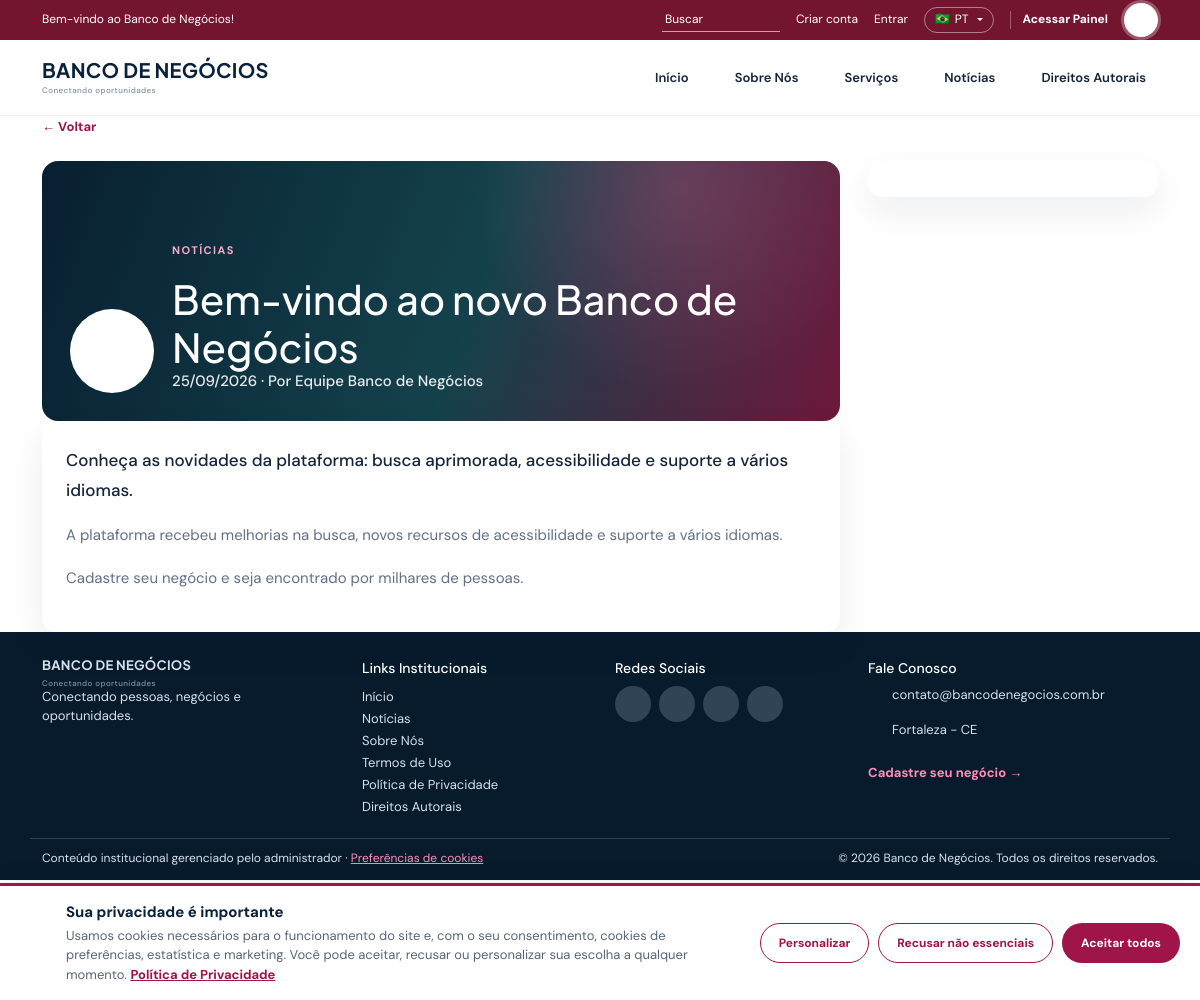
Page /noticia.php?slug=bem-vindo-ao-novo-banco-de-negocios on the committed database.
### tables this page shows
CREATE TABLE IF NOT EXISTS idiomas (
  id INT AUTO_INCREMENT PRIMARY KEY,
  codigo VARCHAR(10) NOT NULL UNIQUE,
  nome VARCHAR(60) NOT NULL,
  bandeira VARCHAR(16) NOT NULL DEFAULT '',
  padrao TINYINT(1) NOT NULL DEFAULT 0,
  ativo TINYINT(1) NOT NULL DEFAULT 1,
  ordem INT NOT NULL DEFAULT 0
);

CREATE TABLE IF NOT EXISTS menu_itens (
  id INT AUTO_INCREMENT PRIMARY KEY,
  titulo VARCHAR(120) NOT NULL,
  url VARCHAR(255) NOT NULL,
  parent_id INT NULL,
  ordem INT NOT NULL DEFAULT 0,
  status TINYINT(1) NOT NULL DEFAULT 1,
  criado_em TIMESTAMP DEFAULT CURRENT_TIMESTAMP,
  FOREIGN KEY(parent_id) REFERENCES menu_itens(id) ON DELETE CASCADE
);

CREATE TABLE IF NOT EXISTS noticias (
  id INT AUTO_INCREMENT PRIMARY KEY,
  titulo VARCHAR(200) NOT NULL,
  slug VARCHAR(220) NOT NULL UNIQUE,
  resumo VARCHAR(400) NULL,
  conteudo LONGTEXT NOT NULL,
  imagem VARCHAR(255) NULL,
  autor VARCHAR(120) NULL,
  destaque TINYINT(1) NOT NULL DEFAULT 0,
  status TINYINT(1) NOT NULL DEFAULT 1,
  publicado_em DATETIME NOT NULL DEFAULT CURRENT_TIMESTAMP,
  criado_em TIMESTAMP DEFAULT CURRENT_TIMESTAMP
);

CREATE TABLE IF NOT EXISTS redes_sociais (
  id INT AUTO_INCREMENT PRIMARY KEY,
  rede VARCHAR(30) NOT NULL,
  nome VARCHAR(60) NOT NULL,
  url VARCHAR(255) NOT NULL,
  ordem INT NOT NULL DEFAULT 0,
  ativo TINYINT(1) NOT NULL DEFAULT 1
);

### noticia.php (the view, shortened to what the rows shown need)
<?php
require_once __DIR__ . '/config/database.php';
require_once __DIR__ . '/includes/functions.php';
$slug = trim((string)($_GET['slug'] ?? ''));
$news = $pdo ? db_one($pdo, 'SELECT * FROM noticias WHERE slug=? AND status=1 AND publicado_em<=NOW()', [$slug]) : null;
$sidebarTitle = t('news.others');
$title = $news['titulo'] ?? t('page.not_found');
include __DIR__ . '/includes/header.php';
?>
<main id="conteudo" class="container inner-page profile-page">
  <div class="profile-layout">
    <article>
      <div class="profile-hero" style="<?= !empty($news['imagem']) ? "background-image:linear-gradient(90deg,rgba(8,31,49,.88),rgba(8,31,49,.2)),url('" . e($news['imagem']) . "')" : '' ?>">
        <div>
          <p class="eyebrow"><?= e(t('news.eyebrow')) ?></p>
          <h1><?= e($title) ?></h1>
          <?php if ($news): ?><strong><?= e(date('d/m/Y', strtotime($news['publicado_em']))) ?><?= !empty($news['autor']) ? ' · ' . e(t('news.by', ['autor' => $news['autor']])) : '' ?></strong><?php endif; ?>
        </div>
      </div>
      <div class="profile-body page-content">
        <?php if ($news): ?>
          <?php if (!empty($news['resumo'])): ?><p class="lead-text"><?= e($news['resumo']) ?></p><?php endif; ?>
          <?= safe_html($news['conteudo']) ?>
        <?php else: ?>
          <p><?= e(t('page.not_found_text')) ?></p>
        <?php endif; ?>
      </div>
    </article>
  </div>
</main>
<?php include __DIR__ . '/includes/footer.php'; ?>

### includes/header.php (shortened to what the rows shown need)
<?php
require_once __DIR__ . '/functions.php';
$pdo = $pdo ?? null;
$lang = current_lang();
$siteName = setting($pdo, 'site_name', 'Banco de Negócios');
$siteTopbar = tc('topbar_text', setting($pdo, 'topbar_text', 'Bem-vindo ao Banco de Negócios!'));
$siteTagline = tc('site_tagline', setting($pdo, 'site_tagline', 'Conectando oportunidades'));
$siteLogo = setting($pdo, 'site_logo', '');
$siteCompactLogo = setting($pdo, 'site_logo_compacto', '');
$sitePages = page_settings($pdo);
$menuItems = get_menu_items($pdo);
$navTheme = setting($pdo, 'nav_theme', 'light');
$languages = get_languages($pdo);
$currentLanguage = $languages[0];
foreach ($languages as $l) if ($l['codigo'] === $lang) $currentLanguage = $l;
$menuParents = array_values(array_filter($menuItems, fn($i) => empty($i['parent_id'])));
$isHome = basename($_SERVER['SCRIPT_NAME'] ?? '') === 'index.php';
?><!doctype html>
<html lang="<?= e(html_lang()) ?>">
<head>
<link href="https://cdn.jsdelivr.net/npm/bootstrap@5.3.8/dist/css/bootstrap.min.css" rel="stylesheet">
<link rel="stylesheet" href="assets/css/style.css?v=6">
</head>
<body class="<?= $isHome ? 'is-home' : 'is-inner' ?>" data-lang="<?= e(html_lang()) ?>">
<div class="topbar">
  <div class="container topbar-inner">
    <span class="topbar-text"><?= e($siteTopbar) ?></span>
    <div class="top-actions">
      <form class="quick-search" action="categoria.php" role="search">
        <button aria-label="<?= e(t('search.button')) ?>"><?= svg_icon('busca', 'icon-sm') ?></button>
      </form>
      <a href="cadastro.php" data-signup-open><?= e(t('top.create_account')) ?></a>
      <a href="admin/index.php"><?= e(t('top.login')) ?></a>
      <?php if (count($languages) > 1): ?>
      <div class="dropdown lang-control">
        <button class="lang-toggle dropdown-toggle" type="button" data-bs-toggle="dropdown" aria-expanded="false" aria-label="<?= e(t('top.language')) ?>: <?= e($currentLanguage['nome']) ?>">
          <span aria-hidden="true"><?= e($currentLanguage['bandeira'] ?: '🌐') ?></span> <?= e(strtoupper($currentLanguage['codigo'])) ?>
        </button>
      </div>
      <?php endif; ?>
      <a class="panel-link" href="admin/index.php"><?= e(t('top.panel')) ?></a>
      <button class="access-trigger" type="button" data-a11y-toggle aria-expanded="false" aria-controls="a11yFloating" aria-label="<?= e(t('top.accessibility')) ?>" title="<?= e(t('top.accessibility')) ?>">
      </button>
    </div>
  </div>
</div>
<header class="site-header">
  <div class="container header-inner">
    <a class="brand" href="index.php">
      <?php if ($siteLogo): ?>
        <picture><source media="(max-width:520px)" srcset="<?= e($siteCompactLogo ?: $siteLogo) ?>"><img src="<?= e($siteLogo) ?>" alt="<?= e($siteName) ?>" class="site-logo"></picture>
      <?php else: ?>
        <strong><?= e(mb_strtoupper($siteName)) ?></strong>
      <?php endif; ?>
      <small><?= e($siteTagline) ?></small>
    </a>
    <nav class="nav-theme-<?= e($navTheme) ?>" aria-label="Navegação principal">
      <?php foreach ($menuParents as $item):
        $active = is_current_url($item['url']);
        $menuTitle = tc('menu.' . $item['id'], $item['titulo']);
      ?>
      <div class="nav-item<?= $item['has_children'] ? ' has-children dropdown' : '' ?>">
        <a href="<?= e($item['url']) ?>" class="<?= $active ? 'active' : '' ?><?= $item['has_children'] ? ' dropdown-toggle' : '' ?>"<?= $item['has_children'] ? ' data-bs-toggle="dropdown" aria-expanded="false"' : '' ?><?= $active ? ' aria-current="page"' : '' ?>><?= e($menuTitle) ?></a>
      </div>
      <?php endforeach; ?>
    </nav>
  </div>
</header>

### includes/footer.php (shortened to what the rows shown need)
<?php
$pdo = $pdo ?? null;
$footerName = setting($pdo, 'site_name', 'Banco de Negócios');
$footerLogo = setting($pdo, 'site_logo', '');
$footerShowLogo = setting($pdo, 'footer_show_logo', '1') === '1';
$footerSlogan = tc('footer_slogan', setting($pdo, 'footer_slogan', 'Conectando pessoas, negócios e oportunidades.'));
$footerEmail = setting($pdo, 'footer_email', 'contato@bancodenegocios.com.br');
$footerAddress = setting($pdo, 'footer_address', 'Fortaleza - CE');
$footerCtaText = tc('footer_cta_text', setting($pdo, 'footer_cta_text', '')) ?: t('footer.cta');
$footerCtaLink = setting($pdo, 'footer_cta_link', 'cadastro.php');
$footerBottom = tc('footer_bottom_text', setting($pdo, 'footer_bottom_text', 'Conteúdo institucional gerenciado pelo administrador'));
$footerCopyright = tc('footer_copyright', setting($pdo, 'footer_copyright', ''));
$footerTitles = [
    'links' => tc('footer_title_links', setting($pdo, 'footer_title_links', '')) ?: t('footer.links'),
    'social' => tc('footer_title_social', setting($pdo, 'footer_title_social', '')) ?: t('footer.social'),
    'contact' => tc('footer_title_contact', setting($pdo, 'footer_title_contact', '')) ?: t('footer.contact'),
];
$footerLinks = [];
if (!$footerLinks) {
    $footerLinks[] = ['titulo' => t('nav.home'), 'url' => 'index.php'];
    $footerLinks[] = ['titulo' => t('news.title'), 'url' => 'noticias.php'];
    foreach (page_settings($pdo) as $page) $footerLinks[] = ['titulo' => $page['titulo'], 'url' => 'pagina.php?slug=' . urlencode($page['slug'])];
}
$socials = get_social_links($pdo);
$cookieText = tc('cookie_text', setting($pdo, 'cookie_text', '')) ?: t('cookie.text');
$cookiePolicy = setting($pdo, 'cookie_policy_url', 'pagina.php?slug=politica-de-privacidade');
$cookieVersion = setting($pdo, 'cookie_version', '1');
?>
<footer class="site-footer">
  <div class="container footer-grid">
    <div>
      <?php if ($footerLogo && $footerShowLogo): ?>
        <img class="site-logo footer-logo" src="<?= e($footerLogo) ?>" alt="<?= e($footerName) ?>">
      <?php else: ?>
        <a class="brand brand-light" href="index.php"><strong><?= e(mb_strtoupper($footerName)) ?></strong><small><?= e(tc('site_tagline', setting($pdo, 'site_tagline', 'Conectando oportunidades'))) ?></small></a>
      <?php endif; ?>
      <p><?= nl2br(e($footerSlogan)) ?></p>
    </div>
    <div>
      <h4><?= e($footerTitles['links']) ?></h4>
      <?php foreach ($footerLinks as $link): ?><a href="<?= e($link['url']) ?>"><?= e($link['titulo']) ?></a><?php endforeach; ?>
    </div>
    <div>
      <h4><?= e($footerTitles['social']) ?></h4>
      <div class="socials">
        <?php foreach ($socials as $s): ?>
        <a href="<?= e($s['url']) ?>" target="_blank" rel="noopener" aria-label="<?= e($s['nome']) ?>" title="<?= e($s['nome']) ?>"><?= svg_icon($s['rede'], 'icon-social') ?></a>
        <?php endforeach; ?>
      </div>
    </div>
    <div>
      <h4><?= e($footerTitles['contact']) ?></h4>
      <?php if ($footerEmail): ?><p class="footer-contact"><?= svg_icon('email', 'icon-sm') ?> <a href="mailto:<?= e($footerEmail) ?>"><?= e($footerEmail) ?></a></p><?php endif; ?>
      <?php if ($footerAddress): ?><p class="footer-contact"><?= svg_icon('mapa', 'icon-sm') ?> <span><?= nl2br(e($footerAddress)) ?></span></p><?php endif; ?>
      <?php if ($footerCtaLink): ?><a class="footer-cta" href="<?= e($footerCtaLink) ?>"<?= basename(strtok($footerCtaLink, '?')) === 'cadastro.php' ? ' data-signup-open' : '' ?>><?= e($footerCtaText) ?></a><?php endif; ?>
    </div>
  </div>
  <div class="container footer-bottom">
    <span><?= e($footerBottom) ?> · <button type="button" class="link-button" data-cookie-open><?= e(t('footer.cookie_prefs')) ?></button></span>
    <span><?= $footerCopyright !== '' ? e(str_replace('{ano}', date('Y'), $footerCopyright)) : '© ' . date('Y') . ' ' . e($footerName) . '. ' . e(t('footer.rights')) ?></span>
  </div>
</footer>
<section class="cookie-banner" data-cookie-banner data-version="<?= e($cookieVersion) ?>" role="region" aria-label="<?= e(t('cookie.title')) ?>" hidden>
  <div class="cookie-copy">
    <div>
      <strong><?= e(t('cookie.title')) ?></strong>
      <p><?= e($cookieText) ?> <a href="<?= e($cookiePolicy) ?>"><?= e(t('cookie.policy')) ?></a></p>
    </div>
  </div>
</section>
</body>
</html>

### includes/functions.php (shortened to what the rows shown need)
<?php
function e(?string $value): string
{
    return htmlspecialchars((string)$value, ENT_QUOTES, 'UTF-8');
}
function db_rows(?PDO $pdo, string $sql, array $params = []): array
{
    try {
        $st = $pdo->prepare($sql);
        $st->execute($params);
        return $st->fetchAll();
    } catch (Throwable $e) {
        return [];
    }
}
function db_one(?PDO $pdo, string $sql, array $params = []): ?array
{
    $r = db_rows($pdo, $sql, $params);
    return $r[0] ?? null;
}
function ensure_schema(?PDO $pdo): void
{
    static $done = false;
    if ($done || !$pdo) return;
    $done = true;
    $row = db_one($pdo, 'SELECT valor FROM configuracoes WHERE chave=?', ['schema_version']);
    if ((int)($row['valor'] ?? 0) >= SCHEMA_VERSION) return;
}
function setting(?PDO $pdo, string $key, string $default = ''): string
{
    $cache = $GLOBALS['__bn_settings'] ?? [];
    return array_key_exists($key, $cache) ? (string)$cache[$key] : $default;
}
function get_languages(?PDO $pdo, bool $onlyActive = true): array
{
    static $cache = [];
    $k = $onlyActive ? 'a' : 't';
    if (isset($cache[$k])) return $cache[$k];
    $rows = db_rows($pdo, 'SELECT * FROM idiomas' . ($onlyActive ? ' WHERE ativo=1' : '') . ' ORDER BY ordem,id');
    return $cache[$k] = $rows;
}
function default_language(?PDO $pdo): string
{
    foreach (get_languages($pdo) as $l) if ((int)$l['padrao'] === 1) return $l['codigo'];
    return get_languages($pdo)[0]['codigo'] ?? 'pt';
}
function current_lang(): string
{
    static $lang = null;
    if ($lang !== null) return $lang;
    global $pdo;
    $codes = array_column(get_languages($pdo ?? null), 'codigo');
    $candidate = $_GET['lang'] ?? $_SESSION['lang'] ?? $_COOKIE['bn_lang'] ?? null;
    if (is_string($candidate) && in_array($candidate, $codes, true)) {
        $lang = $candidate;
        if (isset($_GET['lang'])) {
            $_SESSION['lang'] = $lang;
            if (!headers_sent()) setcookie('bn_lang', $lang, ['expires' => time() + 31536000, 'path' => '/', 'samesite' => 'Lax']);
        }
    } else {
        $lang = default_language($pdo ?? null);
    }
    return $lang;
}
function html_lang(): string
{
    $map = ['pt' => 'pt-BR', 'en' => 'en', 'es' => 'es'];
    $l = current_lang();
    return $map[$l] ?? $l;
}
function load_translations(?PDO $pdo, string $lang): array
{
    static $cache = [];
    if (!isset($cache[$lang])) {
        $cache[$lang] = [];
    }
    return $cache[$lang];
}
function t(string $key, array $vars = []): string
{
    global $pdo;
    static $base = null;
    if ($base === null) $base = require __DIR__ . '/i18n.php';
    $lang = current_lang();
    $tr = load_translations($pdo ?? null, $lang);
    $text = $tr[$key] ?? null;
    if ($text === null || $text === '') {
        $def = default_language($pdo ?? null);
    }
    if ($text === null || $text === '') $text = $base[$key] ?? $key;
    foreach ($vars as $k => $v) $text = str_replace('{' . $k . '}', (string)$v, $text);
    return $text;
}
function tc(string $key, ?string $original): string
{
    global $pdo;
    $lang = current_lang();
    $tr = load_translations($pdo ?? null, $lang);
    $val = $tr['conteudo.' . $key] ?? '';
    return $val !== '' ? $val : (string)$original;
}
function page_settings(?PDO $pdo): array
{
    return db_rows($pdo, 'SELECT * FROM paginas WHERE status=1 ORDER BY ordem,id');
}
function get_social_links(?PDO $pdo, bool $onlyActive = true): array
{
    return db_rows($pdo, 'SELECT * FROM redes_sociais' . ($onlyActive ? ' WHERE ativo=1' : '') . ' ORDER BY ordem,id');
}
function get_menu_items(?PDO $pdo): array
{
    $items = db_rows($pdo, 'SELECT * FROM menu_itens WHERE status=1 ORDER BY ordem,id');
    foreach ($items as &$item) {
        $item['has_children'] = false;
    }
    return $items;
}
function is_current_url(string $url): bool
{
    if ($url === '' || str_contains($url, '#') || preg_match('#^https?://#', $url)) return false;
    $script = basename($_SERVER['SCRIPT_NAME'] ?? '');
    $parts = parse_url($url);
    if (basename($parts['path'] ?? '') !== $script) return false;
    return true;
}
function svg_icon(string $name, string $class = 'icon'): string
{
    $path = $stroke[$name] ?? $stroke['site'];
    return '<svg class="' . e($class) . '" viewBox="0 0 24 24" fill="none" stroke="currentColor" stroke-width="1.8" stroke-linecap="round" stroke-linejoin="round" aria-hidden="true" focusable="false">' . $path . '</svg>';
}
function safe_html(string $html, string $allowed = '<p><br><strong><b><em><i><u><h2><h3><h4><ul><ol><li><a><img><blockquote><figure><figcaption><table><thead><tbody><tr><th><td><hr>'): string
{
    $html = strip_tags($html, $allowed);
    $html = preg_replace('/\s+on[a-z]+\s*=\s*("[^"]*"|\'[^\']*\'|[^\s>]+)/i', '', $html);
    $html = preg_replace('/(href|src)\s*=\s*(["\']?)\s*(javascript|vbscript|data):[^"\'\s>]*\2/i', '$1="#"', $html);
    return preg_replace('/\s+style\s*=\s*("[^"]*"|\'[^\']*\')/i', '', $html);
}

### rows in the picture
idiomas: codigo "Bem-vindo ao Banco de Negócios!", bandeira "🇧🇷", codigo "PT", codigo "Conectando oportunidades", codigo "Conectando pessoas, negócios e oportunidades.", codigo "Links Institucionais", codigo "Redes Sociais", codigo "Fale Conosco", codigo "Cadastre seu negócio →", codigo "Conteúdo institucional gerenciado pelo administrador", codigo "Usamos cookies necessários para o funcionamento do site e, com o seu consentimento, cookies de preferências, estatística e marketing. Você pode aceitar, recusar ou personalizar sua escolha a qualquer momento."
menu_itens: titulo "Sobre Nós"
menu_itens: titulo "Serviços"
menu_itens: titulo "Notícias"
menu_itens: titulo "Direitos Autorais"
noticias: titulo "Bem-vindo ao novo Banco de Negócios", publicado_em "25/09/2026", autor "Por Equipe Banco de Negócios", resumo "Conheça as novidades da plataforma: busca aprimorada, acessibilidade e suporte a vários idiomas.", conteudo "A plataforma recebeu melhorias na busca, novos recursos de acessibilidade e suporte a vários idiomas. Cadastre seu negócio e seja encontrado por milhares de pessoas."

### other values in the picture
t('top.create_account') "Criar conta"
t('top.login') "Entrar"
t('top.panel') "Acessar Painel"
mb_strtoupper($siteName) "BANCO DE NEGÓCIOS"
t('nav.home') "Início"
t('page.back') "← Voltar"
t('news.eyebrow') "NOTÍCIAS"
mb_strtoupper($footerName) "BANCO DE NEGÓCIOS"
$link['titulo'] "Início"
$link['titulo'] "Termos de Uso"
$link['titulo'] "Política de Privacidade"
$footerEmail "contato@bancodenegocios.com.br"
$footerAddress "Fortaleza - CE"
t('footer.cookie_prefs') "Preferências de cookies"
$footerName "Banco de Negócios"
